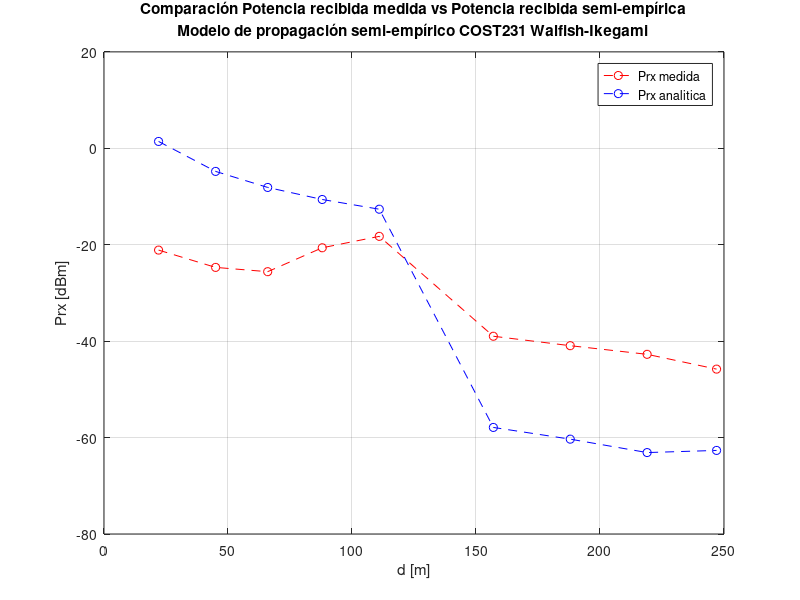

MATLAB code to generate this figure:
clc
clear all
close all

f = 900; %900MHz
P_rx_medida_LDOS=[-21.11 -24.70 -25.59 -20.63 -18.26 -38.98 -40.94 -42.73 -45.8];
distanciaLDOS=[22 45 66 88 111 157 188 219 247];
distanciaLDOS_con_LD=[22 45 66 88 111];
distanciaLDOS_sin_LD=[157 188 219 247];
H_estacion_base=14; 
H_estacion_movil=1.5;
Perdidas_sin_LD(4)=zeros();
angulo_de_orientacion_calle_onda= 48;
w_ancho_de_calle=[15 17 16 28];
H_promedio_edificios=9; 
b_separacion_promedio_edificios=14.66;

contador0=1;

for k_LDOS=20:0.01:30

contador=1;
for alphaLDOS=2:0.01:4

 Perdidas_con_LD=20*log10(f) + 10*alphaLDOS*log10((distanciaLDOS_con_LD).*1e-3);
 %Calculo de Lo
 Lo = 32.44 + 20*log10(f) + 10*alphaLDOS*log10((distanciaLDOS_sin_LD).*1e-3);
 %Calculo de Lrts
 %Calculo de Lori
 if (0 <= angulo_de_orientacion_calle_onda) && (angulo_de_orientacion_calle_onda < 35)
 Lori = -10 + 0.354*angulo_de_orientacion_calle_onda;
 elseif (35 <= angulo_de_orientacion_calle_onda) && (angulo_de_orientacion_calle_onda < 55)
 Lori = 2.5 + 0.075*(angulo_de_orientacion_calle_onda-35);
 elseif (55 <= angulo_de_orientacion_calle_onda) && (angulo_de_orientacion_calle_onda < 90)
 Lori = 4 -0.114*(angulo_de_orientacion_calle_onda-55);
 end
 %Calculo de Lrts
 Lrts = -16.0 - 10*log10(w_ancho_de_calle.*1e-3) + 10*log10(f) + 20*log10((H_promedio_edificios-H_estacion_movil)*1e-3) + Lori;

 %Calculo de Lmsd
 %Calculo de Lbsh y de kd
 if H_estacion_base > H_promedio_edificios 
     Lbsh = -18*log10(1+(H_estacion_base-H_promedio_edificios)*1e-3);
     kd = 18;
 elseif H_estacion_base <= H_promedio_edificios
 Lsbh = 0;
 kd= 18- 15*((H_estacion_base-H_promedio_edificios)*(1e-3)/(H_promedio_edificios)*(1-e3));
 end
%Calculo de Ka
 if H_estacion_base > H_promedio_edificios
 ka=54;
 else
 ka=54 - 0.8*(H_estacion_base-H_promedio_edificios)*1e-3;
 end
 %Calculo de kf
 kf= -4 + 1.5*((f/925)-1);
 %Calculo de Lmsd
 Lmsd = Lbsh + ka + kd*log10(distanciaLDOS_sin_LD*1e-3) + kf*log10(f) - 9*log10(b_separacion_promedio_edificios);
 Lauxiliar=Lrts + Lmsd;

for i=1:length(Lauxiliar)
if Lauxiliar(i)>0
Perdidas_sin_LD(i)=Lo(i)+Lrts(i)+Lmsd(i);
else
 Perdidas_sin_LD(i)=Lo(i);
end
end

 P_rx_calculada_LDOS=[k_LDOS-Perdidas_con_LD k_LDOS-Perdidas_sin_LD] ;


restadeerror= P_rx_medida_LDOS - P_rx_calculada_LDOS;
e(contador,1)=(sum((abs(restadeerror)).^2))./length(restadeerror);
e(contador,2)=alphaLDOS;
contador=contador+1;

end

[valor_de_e_minimo index_e]=min(e(:,1));
valores_optimizados(contador0,1)=valor_de_e_minimo;
valores_optimizados(contador0,2)=e(index_e,2);
valores_optimizados(contador0,3)=k_LDOS;
contador0=contador0 + 1;
end

[valor_de_k_optimizado index_k]=min(valores_optimizados(:,1));

valor_de_k_optimizado=valores_optimizados(index_k,3)
valor_de_alpha_optimizado=valores_optimizados(index_k,2)
valor_de_e_optimizado=valores_optimizados(index_k,1)

k_LDOS=valor_de_k_optimizado;
alphaLDOS=valor_de_alpha_optimizado;


Perdidas_con_LD=20*log10(f) + 10*alphaLDOS*log10((distanciaLDOS_con_LD).*1e-3);
 %Calculo de Lo
 Lo = 32.44 + 20*log10(f) + 10*alphaLDOS*log10((distanciaLDOS_sin_LD).*1e-3);

for i=1:length(Lauxiliar)
if Lauxiliar(i)>0
Perdidas_sin_LD(i)=Lo(i)+Lrts(i)+Lmsd(i);
else
 Perdidas_sin_LD(i)=Lo(i);
end
end

 P_rx_calculada_LDOS=[k_LDOS-Perdidas_con_LD k_LDOS-Perdidas_sin_LD] ;


figure (1)
plot(distanciaLDOS,P_rx_medida_LDOS,'r--o')
title({'Comparación Potencia recibida medida vs Potencia recibida semi-empírica';'Modelo de propagación semi-empírico COST231 Walfish-Ikegami'});
xlabel('d [m]');
ylabel('P{rx} [dBm]');
grid on;
hold on
plot(distanciaLDOS,P_rx_calculada_LDOS,'b--o')
legend('P{rx} medida','P{rx} analitica')
 